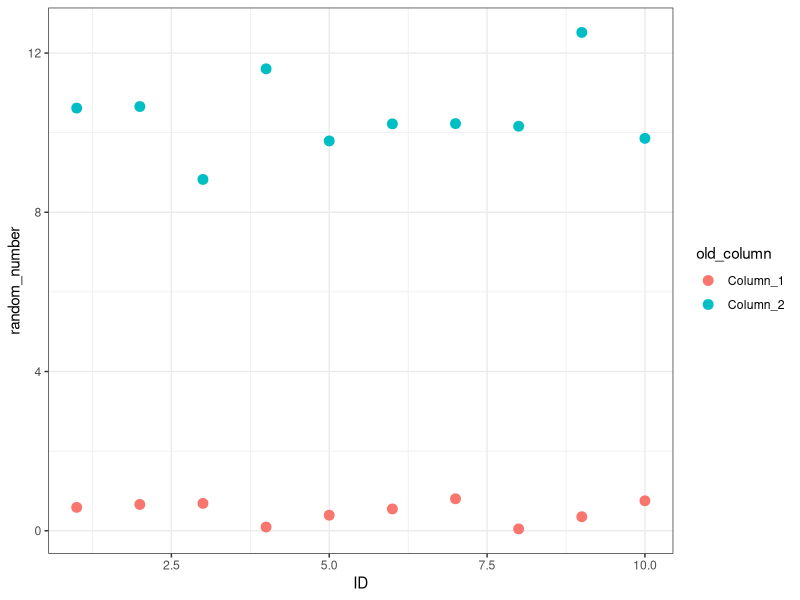

Write the R code that produced this figure.
## ---- chunk 1
#| label: setup
#| echo: false

library(tidyverse)
library(readxl)

## ---- chunk 2
#| echo: true

set.seed(423747)
DD <- tibble(ID = 1:10,
             Column_1 = runif(10),
             Column_2 = rnorm(10, mean = 10))
DD
## ---- chunk 3
#| echo: true

DD_long <- DD |> 
  pivot_longer(cols = -ID,
               names_to = "old_column",
               values_to = "random_number")
DD_long
## ---- chunk 4
#| echo: true
#| output-location: slide

ggplot(DD_long, aes(x = ID,
                    y = random_number,
                    color = old_column)) +
  geom_point(size = 3) +
  theme_bw()
## ---- chunk 5
#| echo: true
DD_long |> 
  pivot_wider(names_from = old_column,
              values_from = random_number)
## ---- chunk 6
#| echo: true
MM <- read_excel("../data/Mouse_Weaning_Data.xlsx",
                 na = "NA") |>
  filter(Sex == 0) |>
  group_by(DamID) |>
  summarise(MeanMass = mean(WnMass))
  
MM
  
## ---- chunk 7
#| echo: true

MM.vec <- MM |>
  select(MeanMass)|>
  as.vector()

str(MM.vec)

MM.vec <- MM.vec$MeanMass
str(MM.vec)
  
